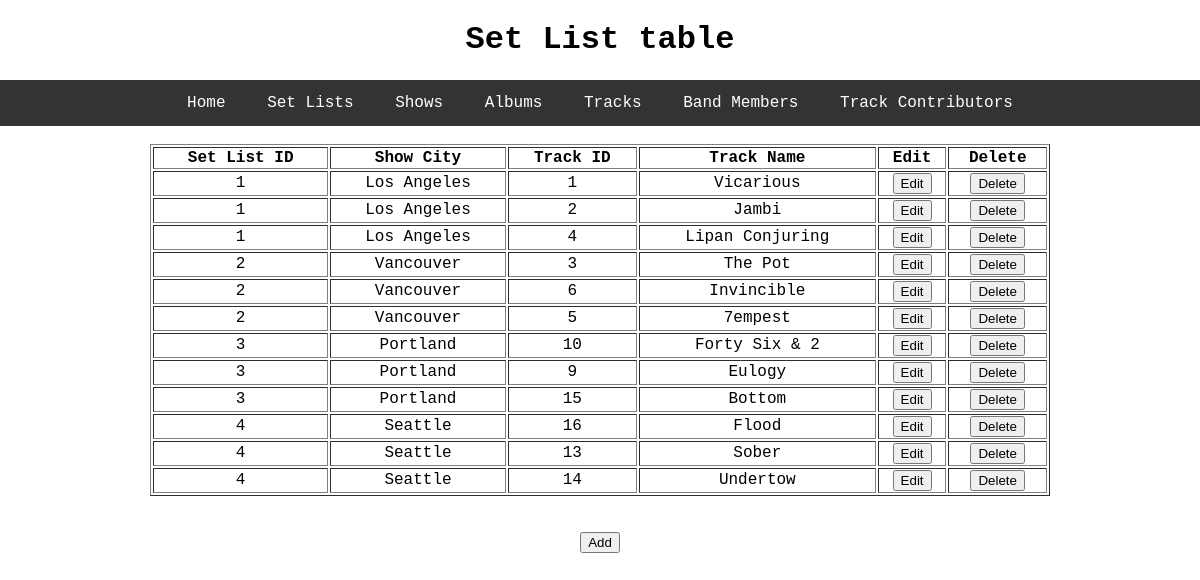
/set_list, run on the app's committed database.
### toolDB/models.py (models this page shows, shortened)
class SetList(db.Model):
    id = db.Column(db.Integer, primary_key=True)
    show_id = db.Column(db.Integer,db.ForeignKey('shows.id'), nullable=False)
    track_id = db.Column(db.Integer, db.ForeignKey('track.id'), nullable=False)

class Shows(db.Model):
    id = db.Column(db.Integer, primary_key=True)
    city = db.Column(db.String, nullable=False)
    set_list_show = db.relationship('SetList', cascade='all, delete', backref='shows', lazy=True)

class Track(db.Model):
    id = db.Column(db.Integer, primary_key=True)
    track_name = db.Column(db.String, nullable=False)
    track_length = db.Column(db.Float, nullable=False)
    album_id = db.Column(db.Integer, db.ForeignKey('album.id'), nullable=False)
    member_track = db.relationship('Member', secondary='trackBandMember', backref='track', lazy=True)
    set_list_track = db.relationship('SetList', cascade='all, delete', backref='track', lazy=True)

### toolDB/select_db/routes.py (the view)
@select.route('/set_list')
def set_list():
    rows = db.session.query(SetList, Track, Shows).filter(SetList.id == SetList.id).filter(SetList.show_id == Shows.id).filter(SetList.track_id == Track.id).all()
    return render_template('set_list.html', title='SetList', header='Set List table', rows=rows)

### toolDB/templates/set_list.html
{% extends "layout.html" %}
{% block content %}
	<table style="width:75%" table border="1" table align = "center">
		<thead>
		  <th>Set List ID</th>
		  <th>Show City</th>
		  <th>Track ID</th>
		  <th>Track Name</th>
		  <th>Edit</th>
		  <th>Delete</th>
		</thead>
		<tbody>
		  {% for r in rows %}
		  	<tr>
			  <td>{{ r[2].id }}</td>
			  <td>{{ r[2].city }}</td>
			  <td>{{ r[1].id }}</td>
			  <td>{{ r[1].track_name }}</td>
			  <td><input type="button" name = "Edit" value = "Edit" onclick = "window.location='/update_set_list/{{ r[0].id }}'"></td>
			  <td><input type="button" name = "Delete" value = "Delete" onclick = "window.location='/delete_set_list/{{ r[0].id }}'"></td>
			</tr>
		  {% endfor %}
		</tbody>
	</table>
	<br>
	<br>
	<a href="{{ url_for('insert.add_set_list') }}"><button type="button">Add</button></a>
{% endblock content %}

### toolDB/static/css/style.css (style rules this page uses)
body { margin: auto; padding: 0; font-family: "Courier New", monospace; text-align: center; }

### data on the page
SetList: r "1", city "Los Angeles", track_name "Vicarious"
SetList: r "1", city "Los Angeles", r "2", track_name "Jambi"
SetList: r "1", city "Los Angeles", r "4", track_name "Lipan Conjuring"
SetList: r "2", city "Vancouver", r "3", track_name "The Pot"
SetList: r "2", city "Vancouver", r "6", track_name "Invincible"
SetList: r "2", city "Vancouver", r "5", track_name "7empest"
SetList: r "3", city "Portland", r "10", track_name "Forty Six & 2"
SetList: r "3", city "Portland", r "9", track_name "Eulogy"
SetList: r "3", city "Portland", r "15", track_name "Bottom"
SetList: r "4", city "Seattle", r "16", track_name "Flood"
SetList: r "4", city "Seattle", r "13", track_name "Sober"
SetList: r "4", city "Seattle", r "14", track_name "Undertow"

### other printed values
{{ header }} "Set List table"
